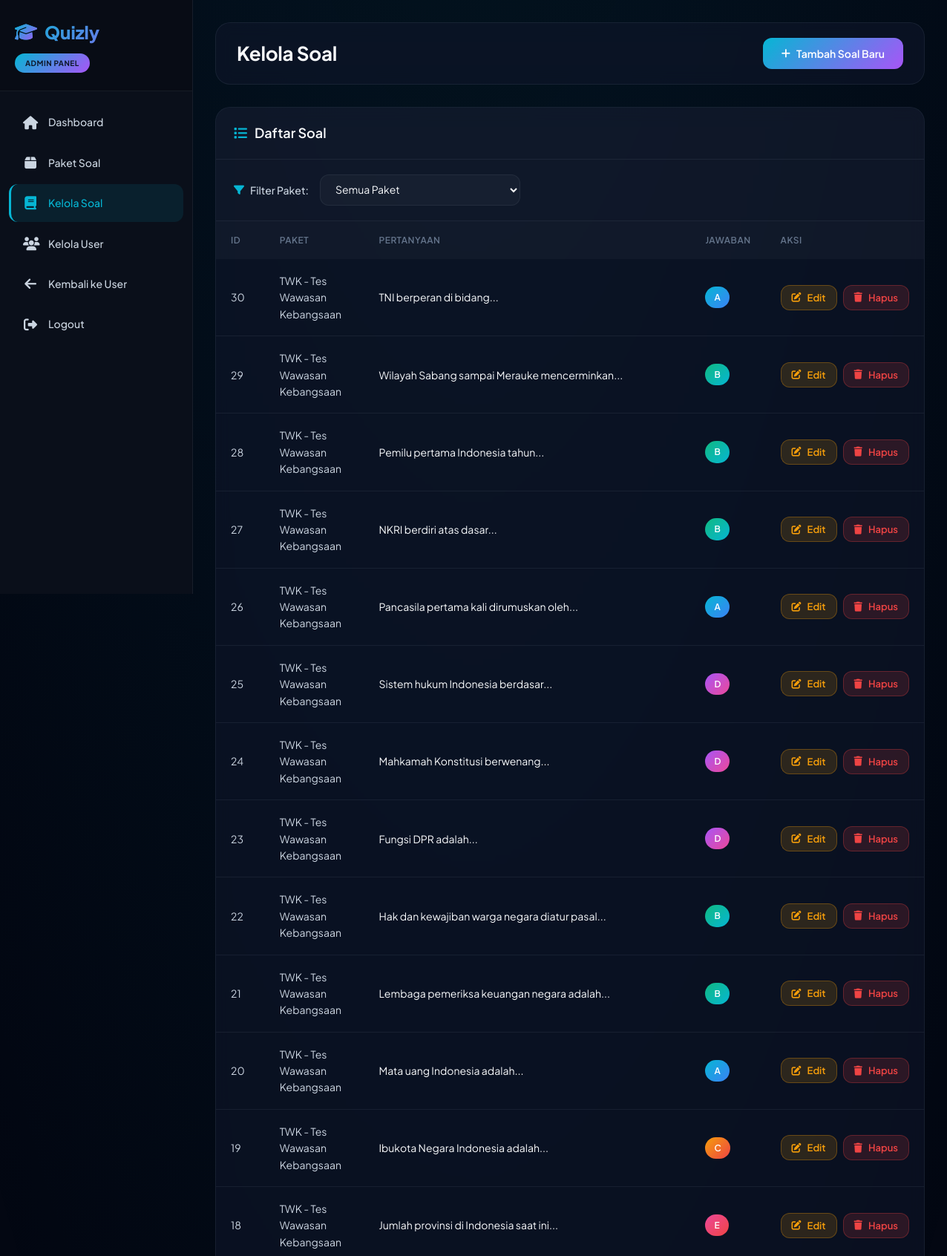
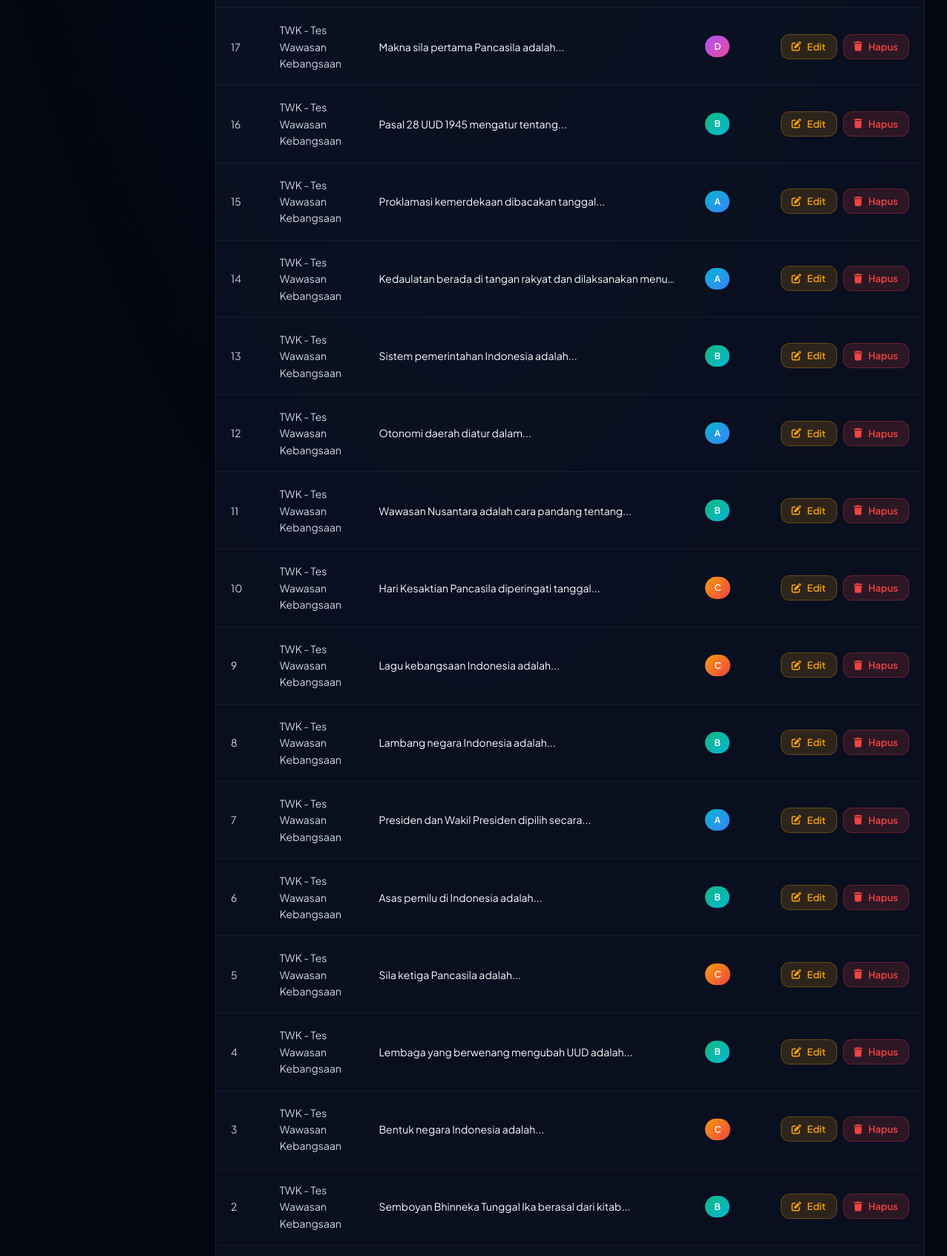
Page /admin/soal.php (signed in, upper part) on the committed database (2 pictures, top to bottom).
### tables this page shows
CREATE TABLE `soal` (
  `id` int(11) NOT NULL,
  `paket_id` int(11) NOT NULL,
  `pertanyaan` text NOT NULL,
  `pilihan_a` text NOT NULL,
  `pilihan_b` text NOT NULL,
  `pilihan_c` text NOT NULL,
  `pilihan_d` text NOT NULL,
  `pilihan_e` text NOT NULL,
  `jawaban_benar` char(1) NOT NULL,
  `pembahasan` text DEFAULT NULL,
  `created_at` timestamp NOT NULL DEFAULT current_timestamp()
);

CREATE TABLE `paket_soal` (
  `id` int(11) NOT NULL,
  `nama_paket` varchar(100) NOT NULL,
  `deskripsi` text DEFAULT NULL,
  `durasi_menit` int(11) NOT NULL DEFAULT 90,
  `jumlah_soal` int(11) NOT NULL DEFAULT 35,
  `status` enum('aktif','nonaktif') DEFAULT 'aktif',
  `created_at` timestamp NOT NULL DEFAULT current_timestamp()
);

### admin/soal.php (the view, shortened to what this page needs)
<?php
require_once '../config.php';
$filter_paket = isset($_GET['paket']) ? (int)$_GET['paket'] : 0;
$where = $filter_paket > 0 ? "WHERE s.paket_id = $filter_paket" : "";
$sql = "SELECT s.*, p.nama_paket
        FROM soal s
        JOIN paket_soal p ON s.paket_id = p.id
        $where
        ORDER BY s.paket_id, s.id DESC";
$soal_result = $conn->query($sql);
?>
<!DOCTYPE html>
<html lang="id">
<head>
    <link rel="stylesheet" href="https://cdnjs.cloudflare.com/ajax/libs/font-awesome/6.4.0/css/all.min.css">
    <link rel="stylesheet" href="../css/soal.css">
</head>
<body>
    <div class="sidebar">
        <div class="sidebar-header">
            <h2>
                <i class="fas fa-graduation-cap"></i>
                <span>Quizly</span>
            </h2>
            <span class="admin-badge">ADMIN PANEL</span>
        </div>
        <nav class="sidebar-menu">
            <a href="index.php" class="menu-item">
                <i class="fas fa-home"></i>
                <span>Dashboard</span>
            </a>
            <a href="paket.php" class="menu-item">
                <i class="fas fa-box"></i>
                <span>Paket Soal</span>
            </a>
            <a href="soal.php" class="menu-item active">
                <i class="fas fa-book"></i>
                <span>Kelola Soal</span>
            </a>
            <a href="users.php" class="menu-item">
                <i class="fas fa-users"></i>
                <span>Kelola User</span>
            </a>
            <a href="../dashboard.php" class="menu-item">
                <i class="fas fa-arrow-left"></i>
                <span>Kembali ke User</span>
            </a>
            <a href="../logout.php" class="menu-item">
                <i class="fas fa-sign-out-alt"></i>
                <span>Logout</span>
            </a>
        </nav>
    </div>
    <div class="main-content">
        <div class="top-bar">
            <h1 class="page-title">Kelola Soal</h1>
            <button class="btn btn-primary" onclick="openModal()">
                <i class="fas fa-plus"></i> Tambah Soal Baru
            </button>
        </div>
        <div class="content-card">
            <div class="card-header">
                <h2 class="card-title">
                    <i class="fas fa-list"></i> Daftar Soal
                </h2>
            </div>
            <div class="filter-bar">
                <label style="margin: 0;">
                    <i class="fas fa-filter"></i> Filter Paket:
                </label>
                <select onchange="window.location.href='soal.php?paket=' + this.value">
                    <option value="0">Semua Paket</option>
                </select>
            </div>
            <div style="overflow-x: auto;">
                <table>
                    <thead>
                        <tr>
                            <th>ID</th>
                            <th>Paket</th>
                            <th>Pertanyaan</th>
                            <th>Jawaban</th>
                            <th>Aksi</th>
                        </tr>
                    </thead>
                    <tbody>
                        <?php if ($soal_result->num_rows > 0): ?>
                            <?php while ($soal = $soal_result->fetch_assoc()): ?>
                            <tr>
                                <td><?= $soal['id'] ?></td>
                                <td><?= htmlspecialchars($soal['nama_paket']) ?></td>
                                <td>
                                    <div class="pertanyaan-preview" title="<?= htmlspecialchars($soal['pertanyaan']) ?>">
                                        <?= htmlspecialchars($soal['pertanyaan']) ?>
                                    </div>
                                </td>
                                <td>
                                    <span class="badge badge-<?= strtolower($soal['jawaban_benar']) ?>">
                                        <?= strtoupper($soal['jawaban_benar']) ?>
                                    </span>
                                </td>
                                <td>
                                    <div class="action-buttons">
                                        <button onclick="editSoal(<?= $soal['id'] ?>)" class="btn btn-warning btn-sm">
                                            <i class="fas fa-edit"></i> Edit
                                        </button>
                                        <button onclick="confirmDelete(<?= $soal['id'] ?>)" class="btn btn-danger btn-sm">
                                            <i class="fas fa-trash"></i> Hapus
                                        </button>
                                    </div>
                                </td>
                            </tr>
                            <?php endwhile; ?>
                        <?php endif; ?>
                    </tbody>
                </table>
            </div>
        </div>
    </div>
</body>
</html>

### rows in the picture
soal: id "30", paket.nama_paket "TWK - Tes Wawasan Kebangsaan", pertanyaan "TNI berperan di bidang...", jawaban_benar "A"
soal: id "29", paket.nama_paket "TWK - Tes Wawasan Kebangsaan", pertanyaan "Wilayah Sabang sampai Merauke mencerminkan...", jawaban_benar "B"
soal: id "28", paket.nama_paket "TWK - Tes Wawasan Kebangsaan", pertanyaan "Pemilu pertama Indonesia tahun...", jawaban_benar "B"
soal: id "27", paket.nama_paket "TWK - Tes Wawasan Kebangsaan", pertanyaan "NKRI berdiri atas dasar...", jawaban_benar "B"
soal: id "26", paket.nama_paket "TWK - Tes Wawasan Kebangsaan", pertanyaan "Pancasila pertama kali dirumuskan oleh...", jawaban_benar "A"
soal: id "25", paket.nama_paket "TWK - Tes Wawasan Kebangsaan", pertanyaan "Sistem hukum Indonesia berdasar...", jawaban_benar "D"
soal: id "24", paket.nama_paket "TWK - Tes Wawasan Kebangsaan", pertanyaan "Mahkamah Konstitusi berwenang...", jawaban_benar "D"
soal: id "23", paket.nama_paket "TWK - Tes Wawasan Kebangsaan", pertanyaan "Fungsi DPR adalah...", jawaban_benar "D"
soal: id "22", paket.nama_paket "TWK - Tes Wawasan Kebangsaan", pertanyaan "Hak dan kewajiban warga negara diatur pasal...", jawaban_benar "B"
soal: id "21", paket.nama_paket "TWK - Tes Wawasan Kebangsaan", pertanyaan "Lembaga pemeriksa keuangan negara adalah...", jawaban_benar "B"
soal: id "20", paket.nama_paket "TWK - Tes Wawasan Kebangsaan", pertanyaan "Mata uang Indonesia adalah...", jawaban_benar "A"
soal: id "19", paket.nama_paket "TWK - Tes Wawasan Kebangsaan", pertanyaan "Ibukota Negara Indonesia adalah...", jawaban_benar "C"
soal: id "18", paket.nama_paket "TWK - Tes Wawasan Kebangsaan", pertanyaan "Jumlah provinsi di Indonesia saat ini...", jawaban_benar "E"
soal: id "17", paket.nama_paket "TWK - Tes Wawasan Kebangsaan", pertanyaan "Makna sila pertama Pancasila adalah...", jawaban_benar "D"
soal: id "16", paket.nama_paket "TWK - Tes Wawasan Kebangsaan", pertanyaan "Pasal 28 UUD 1945 mengatur tentang...", jawaban_benar "B"
soal: id "15", paket.nama_paket "TWK - Tes Wawasan Kebangsaan", pertanyaan "Proklamasi kemerdekaan dibacakan tanggal...", jawaban_benar "A"
soal: id "14", paket.nama_paket "TWK - Tes Wawasan Kebangsaan", pertanyaan "Kedaulatan berada di tangan rakyat dan dilaksanakan menu…", jawaban_benar "A"
soal: id "13", paket.nama_paket "TWK - Tes Wawasan Kebangsaan", pertanyaan "Sistem pemerintahan Indonesia adalah...", jawaban_benar "B"
soal: id "12", paket.nama_paket "TWK - Tes Wawasan Kebangsaan", pertanyaan "Otonomi daerah diatur dalam...", jawaban_benar "A"
soal: id "11", paket.nama_paket "TWK - Tes Wawasan Kebangsaan", pertanyaan "Wawasan Nusantara adalah cara pandang tentang...", jawaban_benar "B"
soal: id "10", paket.nama_paket "TWK - Tes Wawasan Kebangsaan", pertanyaan "Hari Kesaktian Pancasila diperingati tanggal...", jawaban_benar "C"
soal: id "9", paket.nama_paket "TWK - Tes Wawasan Kebangsaan", pertanyaan "Lagu kebangsaan Indonesia adalah...", jawaban_benar "C"
soal: id "8", paket.nama_paket "TWK - Tes Wawasan Kebangsaan", pertanyaan "Lambang negara Indonesia adalah...", jawaban_benar "B"
soal: id "7", paket.nama_paket "TWK - Tes Wawasan Kebangsaan", pertanyaan "Presiden dan Wakil Presiden dipilih secara...", jawaban_benar "A"
soal: id "6", paket.nama_paket "TWK - Tes Wawasan Kebangsaan", pertanyaan "Asas pemilu di Indonesia adalah...", jawaban_benar "B"
soal: id "5", paket.nama_paket "TWK - Tes Wawasan Kebangsaan", pertanyaan "Sila ketiga Pancasila adalah...", jawaban_benar "C"
soal: id "4", paket.nama_paket "TWK - Tes Wawasan Kebangsaan", pertanyaan "Lembaga yang berwenang mengubah UUD adalah...", jawaban_benar "B"
soal: id "3", paket.nama_paket "TWK - Tes Wawasan Kebangsaan", pertanyaan "Bentuk negara Indonesia adalah...", jawaban_benar "C"
soal: id "2", paket.nama_paket "TWK - Tes Wawasan Kebangsaan", pertanyaan "Semboyan Bhinneka Tunggal Ika berasal dari kitab...", jawaban_benar "B"
